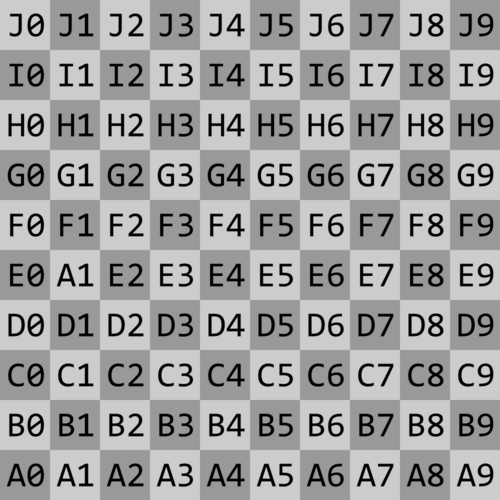
#> input picture lessons/lesson_03/image.jpg, 500 x 500 px
$ jupyter execute --allow-errors solutions.ipynb
#> lines starting #> are read from the running program, lines starting #| are printed output that depends on the picture
[cell 1]
import numpy as np
import matplotlib.pyplot as plt
import pandas as pd
import scipy.sparse as sp
from PIL import Image
from sklearn.datasets import load_iris
from sklearn.datasets import fetch_lfw_people
from sklearn.datasets import fetch_openml
from sklearn.decomposition import PCA, TruncatedSVD
from sklearn.feature_extraction.text import TfidfVectorizer
from sklearn.metrics.pairwise import cosine_similarity
from pathlib import Path

# Практические задания

#### 1. Свой PCA. Реализуйте PCA через np.linalg.eigh от ковариационной матрицы. Сравните результат с PCA через SVD на Iris.

[cell 2]
# Создаем функцию для eigh
def pca_via_eigh(X):
    # Центрирование данных
    X_centered = X - X.mean(axis=0)

    # Вычисление ковариационной матрицы
    n = X_centered.shape[0]
    C = (X_centered.T @ X_centered) / (n - 1)

    # Находим собственные значения и векторы
    Lambda, V = np.linalg.eigh(C)

    # Сортировка по убыванию дисперсии
    idx = np.argsort(-Lambda)
    Lambda_sorted = Lambda[idx]
    V_sorted = V[:, idx]

    # Проекция данных
    X_pca = X_centered @ V_sorted

    return X_pca, V_sorted, Lambda_sorted

# Создаем функцию для SVD
def pca_via_svd(X):
    # Центрирование данных
    X_centered = X - X.mean(axis=0)
    n = X_centered.shape[0]
    U, s, Vt = np.linalg.svd(X_centered, full_matrices=False)

    # Проекции: первые k компонент
    X_pca = U * s
    Lambda_svd = (s ** 2) / (n - 1)
    V_svd = Vt.T

    return X_pca, V_svd, Lambda_svd

# Основной поток: загрузка датасета (только признаки)
X, _ = load_iris(return_X_y=True)
X_eig, V_eig, Lambda_eig = pca_via_eigh(X)
X_svd, V_svd, Lambda_svd = pca_via_svd(X)

# Сравнение:
for i in range(V_eig.shape[1]):
    dot_product = np.dot(V_eig[:, i], V_svd[:, i])
    # Сравниваем знак первого элемента компоненты
    if dot_product < 0:
        V_eig[:, i] *= - 1
        X_eig[:, i] *= - 1

# Проверка совпадения проекций
assert np.allclose(X_eig, X_svd, atol=1e-10), "Проекции не совпадают!"
# # Проверка собственных значений
assert np.allclose(Lambda_eig, Lambda_svd, atol=1e-10), "Собственные значения не совпадают!"

print("PCA через eigh и SVD совпадают!")
print("Первые 3 собственных значения (eigh):", Lambda_eig[:3])
print("Первые 3 собственных значения (svd):", Lambda_svd[:3])
print("Норма Фробениуса разности проекций:", np.linalg.norm(X_eig - X_svd, "fro"))

#### 2. Сжатие изображения. Возьмите фото 1000×1000. Постройте графики ошибки восстановления и размера данных для k = 5, 10, 50, 100, 500. Когда визуально перестаёт быть отличимо от оригинала?

[cell 3]
# Создаем функцию
def compress_image(image, k):
    # Применяем SVD
    U, s, Vt = np.linalg.svd(image, full_matrices=False)

    # Усечение до k компонент. Оставляем только первые k элементов:
    U_k = U[:, :k]
    s_k = s[:k]
    Vt_k = Vt[:k, :]

    # Восстановление изображения
    image_reconstructed = U_k @ np.diag(s_k) @ Vt_k

    # Считаем ошибку (MSE)
    error = np.mean((image - image_reconstructed) ** 2)

    # Считаем размер данных после сжатия
    h, w = image.shape
    size_compressed = k * (h + w + 1) * 8

    return image_reconstructed, error, size_compressed

[cell 4]
# Загрузка изображения
image_gray = Image.open("image.jpg").convert("L").resize((1000, 1000))
X = np.array(image_gray, dtype=np.float64)

# Сжатие для разных k
k_values = [5, 10, 50, 100, 500]
errors = []
sizes = []

for k in k_values:
    X_reconstructed, err, sz = compress_image(X, k)
    errors.append(err)
    sizes.append(sz)

    # Сохраняем изображение для визуальной проверки
    plt.imsave(f"reconstructed_k{k}.png", X_reconstructed, cmap="gray")
#> this loop made 5 passes
#> (error in compress_image, err, sz) on passes 2 to 4: (254.7, 254.7, 160080), (2.01, 2.01, 800400), (0.031, 0.031, 1600800)
#> (s_k in compress_image, error in compress_image, err, sz) on pass 1: ([160278.7, 23569.3, 22771.7, 18902.5, 12090.7], 711.6, 711.6, 80040)
#> pass 1, in compress_image, `U, s, Vt = np.linalg.svd(image, full_matrices=False)`:
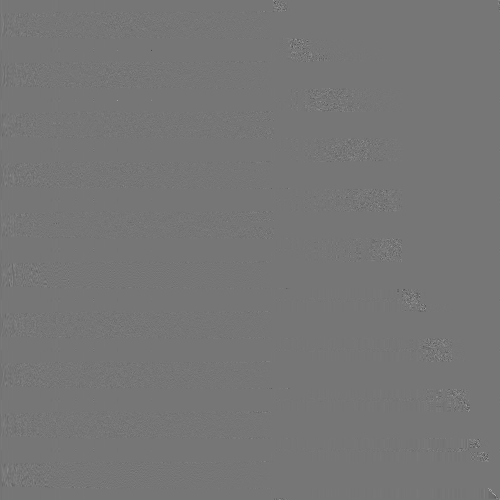
#> U: shape (1000, 1000) float64 (shown at 1/2 size); min -0.832, max 0.96, mean -3.47e-05; drawn with min black and max white
#> pass 1, in compress_image, `image_reconstructed = U_k @ np.diag(s_k) @ Vt_k`:
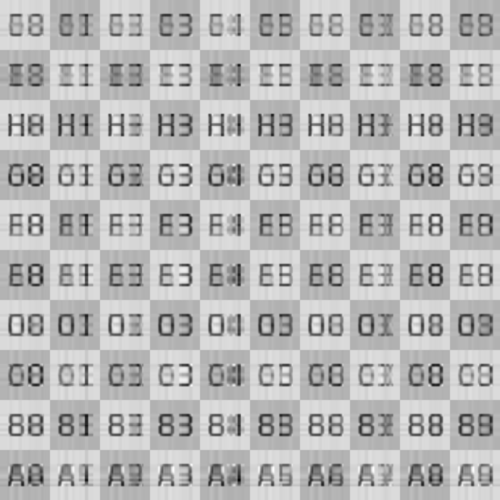
#> image_reconstructed: shape (1000, 1000) float64 (shown at 1/2 size); min -91.39, max 255.5, mean 157.7; drawn with min black and max white
#> after the loop, errors = [711.6, 254.7, 2.01, 0.031, 2.27e-06]; sizes = [80040, 160080, 800400, 1600800, 8004000]

# Показываем оригинал и несколько сжатых версий
plt.figure(figsize=(15, 5))

# Оригинал
plt.subplot(1, 4, 1)
plt.imshow(X, cmap='gray')
plt.title(f"Оригинал\n{X.nbytes / 1024:.1f} KB")
plt.axis('off')

# Сжатые версии
for i, k in enumerate([5, 50, 500]):
    X_reconstructed, err, sz = compress_image(X, k)
    plt.subplot(1, 4, i+2)
    plt.imshow(X_reconstructed, cmap='gray')
    plt.title(f"k={k}\nMSE={err:.2e}\n{sz/1024:.1f} KB")
    plt.axis('off')
#> this loop made 3 passes
#> pass 2, in compress_image (call 7), `U_k = U[:, :k]`:
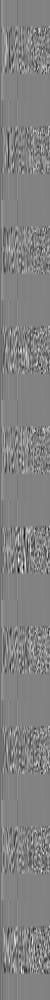
#> U_k: shape (1000, 50) float64; min -0.225, max 0.215, mean -0.000694; drawn with min black and max white
#> pass 2, in compress_image (call 7), `Vt_k = Vt[:k, :]`:
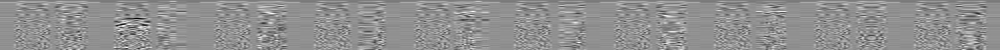
#> Vt_k: shape (50, 1000) float64; min -0.245, max 0.186, mean -0.000568; drawn with min black and max white
#> pass 2, in compress_image (call 7), `image_reconstructed = U_k @ np.diag(s_k) @ Vt_k`:
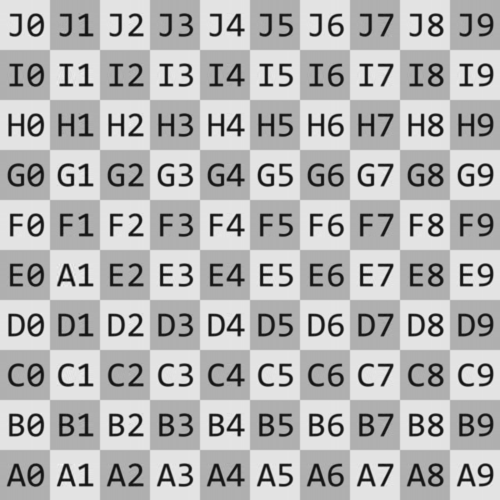
#> image_reconstructed: shape (1000, 1000) float64 (shown at 1/2 size); min -20.21, max 230.7, mean 157.7; drawn with min black and max white
#> pass 3, in compress_image (call 8), `U_k = U[:, :k]`:
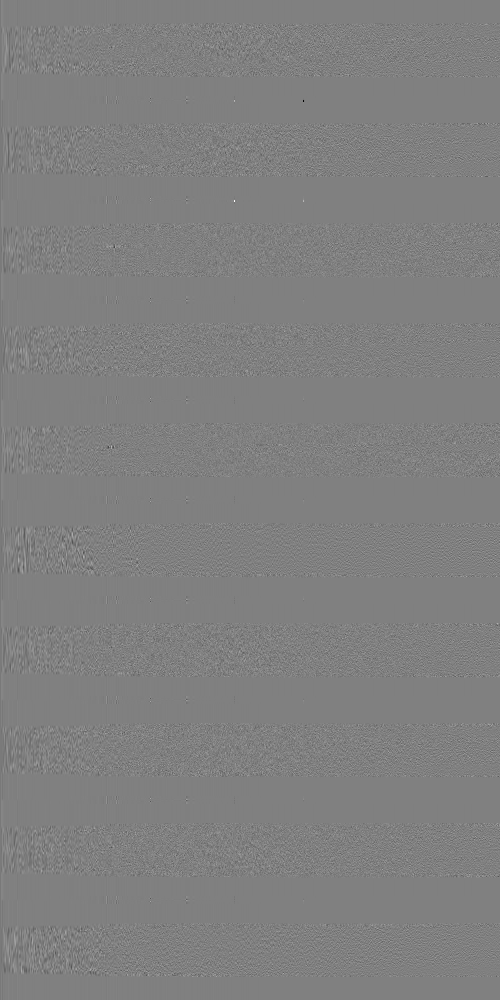
#> U_k: shape (1000, 500) float64; min -0.638, max 0.63, mean -6.94e-05; drawn with min black and max white

plt.tight_layout()
plt.show()
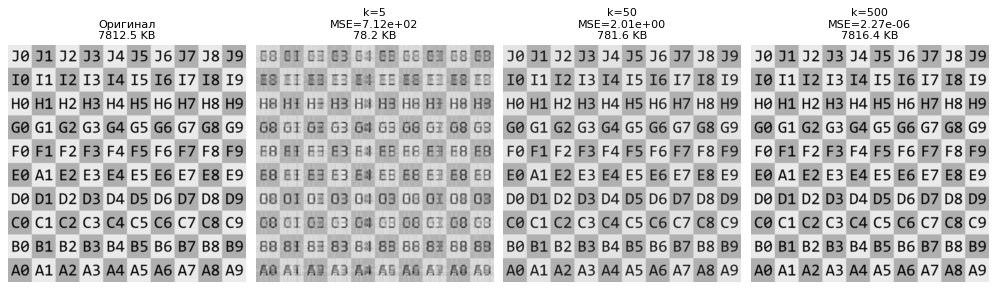
#> figure drawn by matplotlib, 4 panels

[cell 5]
# Строим графики
plt.figure(figsize=(12, 5))
plt.subplot(1, 2, 1)
plt.plot(k_values, errors, "o-")
plt.title("Ошибка восстановления (MSE)")
plt.xlabel("k")
plt.yscale("log")

plt.subplot(1, 2, 2)
plt.plot(k_values, sizes, "o-")
plt.title("Размер данных после сжатия")
plt.xlabel("k")

plt.show()
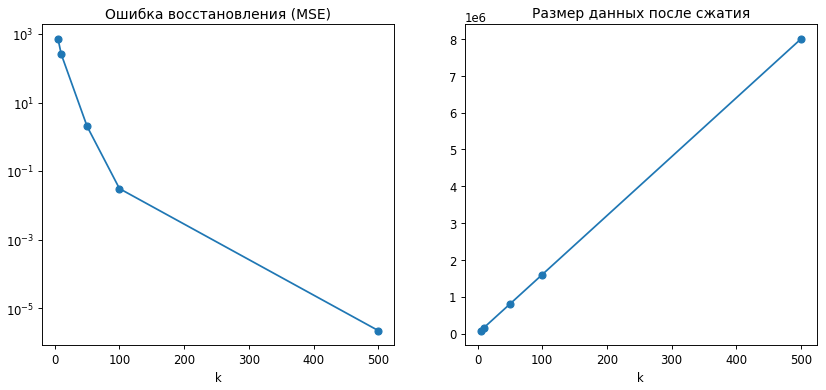
#> figure drawn by matplotlib, 2 panels

#### Ответ на вопрос: когда визуально перестаёт быть отличимо от оригинала?
* При k=5: изображение будет очень размытым, но размер маленький
* При k=50: уже можно разглядеть детали
* При k=500: почти неотличимо от оригинала

#### 3. Eigenfaces. Загрузите датасет LFW (лица). Сделайте PCA с k=50. Визуализируйте первые 16 компонент как «средние лица».

[cell 6]
# Создаем функцию
def load_and_preprocess_lfw():
    # Загружаем датасет LFW
    faces = fetch_lfw_people(min_faces_per_person=50, resize=0.4)

    # Центрируем данные (PCA в sklearn делает это автоматически)
    X = faces.data
    images = faces.images
    n_features = X.shape[1]
    return X, images, n_features, faces

def compute_pca_eigenfaces(X, faces, n_components=50):
    # Вычисление PCA и извлечение eigenfaces
    pca = PCA(n_components=n_components, svd_solver='randomized')
    pca.fit(X)

    # eigenfaces — это компоненты PCA, приведённые к форме изображений
    h, w = faces.images.shape[1:]   # Получаем высоту и ширину изображений
    eigenfaces = pca.components_.reshape((n_components, h, w))
    return pca, eigenfaces

# Визуализация первых 16 компонент
#> (the rest of this cell did not finish here and is left out)

#### 4. Степенной метод. Реализуйте поиск максимального собственного числа итеративно: v ← Av / ||Av||. Сравните с np.linalg.eig.

[cell 7]
def power_method(A, num_iterations=1000, tol=1e-10):
    # Инициализация случайного вектора
#> called with A = array of shape (4, 4), num_iterations = 1000, tol = 1e-10
    n = A.shape[0]  # Определяем размерность матрицы A
    v = np.random.rand(n)  # Находим длину случайного вектора
    v = v / np.linalg.norm(v)  # Нормировка до единичной длины

    # Итерации степенного метода
    for i in range(num_iterations):
        w = A @ v  # Умножение матрицы на вектор
        lambda_est = v.T @ w  # Оценка собственного числа (скалярное произведение)
        v_new = w / np.linalg.norm(w)  # Нормировка нового вектора

        # Проверка сходимости
        if np.linalg.norm(v_new - v) < tol:
            break
        v = v_new

    return lambda_est, v

# Создание симметричной матрицы (ковариационная из Iris)
X, _ = load_iris(return_X_y=True)
X_centered = X - X.mean(axis=0)
A = (X_centered.T @ X_centered) / (X_centered.shape[0] - 1)

# Степенной метод
lambda_power, v_power = power_method(A)

# Сравнение с eig
lambda_eig, v_eig = np.linalg.eig(A)
lambda_max = np.max(lambda_eig)

# Проверка
print(f"Степенной метод: {lambda_power:.6f}")
print(f"np.lianalg.eig: {lambda_max:.6f}")
assert np.isclose(lambda_power, lambda_max, atol=1e-6), "Результаты не совпадают!"

#### 5. Рекомендации через SVD. Возьмите матрицу user × movie с пропусками (MovieLens). Сделайте SVD на заполненной нулями версии, выберите k=20. Заполните пропуски как U Σ V^T. Посчитайте MAE на тестовой выборке.

[cell 8]
def svd_recommendations(matrix, k=20):
    # Создание маски пропусков
    mask = (matrix == 0)

    # Создание копии матрицы с заменой пропусков на 0
    matrix_filled = matrix.copy()
    matrix_filled[mask] = 0

    # Применение SVD
    U, s, Vt = np.linalg.svd(matrix_filled, full_matrices=False)

    # Усечение до k компонент
    U_k = U[:, :k]
    s_k = s[:k]
    Vt_k = Vt[:k, :]

    # Восстановление матрицы
    matrix_reconstructed = U_k @ np.diag(s_k) @ Vt_k

    # Восстановление матрицы
    matrix_predicted = matrix.copy()
    matrix_predicted[mask] = matrix_reconstructed[mask]
    return matrix_predicted

def calculate_mae(original, predicted, mask):
    # Выбор только тестовых позиций (пропусков)
    test_values = original[mask]
    pred_values = predicted[mask]

    mae = np.mean(np.abs(test_values - pred_values))

    return mae

# Вычисляем базовый путь
base_dir = Path(__file__).resolve().parent if '__file__' in globals() else Path('.').resolve()
file_path = base_dir.parent.parent / 'data' / 'ml-100k' / 'ml-100k' / 'u.data'

#> (the rest of this cell did not finish here and is left out)

#### 6. LSA на текстах. Постройте TF-IDF матрицу для 100 коротких документов. Сделайте SVD, оставьте 10 компонент. Найдите близкие документы в этом пространстве.

[cell 9]
def build_tfidf_matrix(documents):
    # Создание TF-IDF матрицы
    tfidf = TfidfVectorizer(max_features=1000, stop_words="english")
    X = tfidf.fit_transform(documents).toarray()

    return X, tfidf

def lsa_reduce_dimensions(X, k=10):
    # Применение SVD
    U, s, Vt = np.linalg.svd(X, full_matrices=False)

    # Усечение до k компонент
    U_k = U[:, :k]
    s_k = s[:k]
    Vt_k = Vt[:k, :]

    # Преобразование документов в LSA-пространство
    X_lsa = U_k @ np.diag(s_k)

    return X_lsa

def find_similar_documents(X_lsa, doc_index, top_k=5):
    # Вычисление косинусного сходства
    target = X_lsa[doc_index]
    similarities = cosine_similarity(target.reshape(1, -1), X_lsa)[0]

    # Поиск ближайших соседей
    similar_indices = np.argsort(-similarities)[1:top_k+1]  # Исключаем сам документ

    return similar_indices, similarities[similar_indices]

# Вычисляем базовый путь
base_dir = Path(__file__).resolve().parent if '__file__' in globals() else Path('.').resolve()
file_path = base_dir.parent.parent / 'data' / 'documents.txt'

def generate_documents():
    # Создает файл документов
    if not file_path.exists():
        with open(file_path, "w") as f:
            for i in range(100):
                f.write(f"Document {i+1} about topic {i % 5}\n")

    # Читаем файл (в любом случае — новый или существующий)
    with open(file_path, "r") as f:
        documents = [line.strip() for line in f if line.strip()]

    return documents

# Основной поток
if __name__ == "__main__":

    # Загрузка данных
    documents = generate_documents()

    # Обработка
    X, _ = build_tfidf_matrix(documents)  # Построение TF-IDF матрицы
    X_lsa = lsa_reduce_dimensions(X)  # Снижение размерности через LSA

    # Поиск близких документов для первого документа
    sim_idx, scores = find_similar_documents(X_lsa, doc_index=0, top_k=3)
    print(f"Ближайшие документы к документу 0:")
    for i, (idx, score) in enumerate(zip(sim_idx, scores)):
        print(f"{i+1}. Документ {idx}: схожесть {score:.4f}")
        print(f"     Текст: {documents[idx]}")

    # Проверка
    assert len(sim_idx) == 3, "Должно быть 3 ближайших документа!"
    assert all(score > 0 for score in scores), "Схожесть должна быть положительной!"

#### 7. Условное число. Посчитайте s[0] / s[-1] для матриц с разной обусловленностью. Покажите, как растёт ошибка при решении плохо обусловленных систем.

[cell 10]
def generate_conditional_matrix(cond_number, n=10):
    # Создаём диагональную матрицу Σ из этого вектора
    Sigma = np.diag(np.linspace(1.0, 1.0 / cond_number, n))

    # Генерируем ортогональные матрицы U и V
    U, _ = np.linalg.qr(np.random.randn(n, n))
    V, _ = np.linalg.qr(np.random.randn(n, n))

    # Собираем матрицу A
    A = U @ Sigma @ V.T
    return A

def solve_with_noise(A, b, noise_level=1e-5):
    # Добавляем шум к правой части
    b_noise = b + noise_level * np.random.randn(*b.shape)

    # Решение системы
    x_noise = np.linalg.solve(A, b_noise)
    return x_noise

# Основной поток:
n = 10  # Размер матрицы
cond_number = [1, 10, 100, 1000, 10000]
errors = []

for i in cond_number:
    A = generate_conditional_matrix(i, n)
    b = np.random.randn(n)  # Генерируем b для каждой матрицы
    x_true = np.linalg.solve(A, b)
    x_noise = solve_with_noise(A, b, noise_level=1e-5)

    # Вычисляем относительную ошибку
    error = np.linalg.norm(x_noise - x_true) / np.linalg.norm(x_true)
    errors.append(error)

# Проверка для cond_number = 1000
idx_1000 = cond_number.index(1000)  # Находим индекс значения 1000
assert errors[idx_1000] < 0.05, "Ошибка слишком велика!"

[cell 11]
# Визуализация результатов
plt.figure(figsize=(8, 5))
plt.loglog(cond_number, errors, 'o-', linewidth=2)
plt.xlabel("Число обусловленности")
plt.ylabel("Относительная ошибка")
plt.title("Зависимость ошибки от числа обусловленности")
plt.grid(True, which='both')
plt.show()
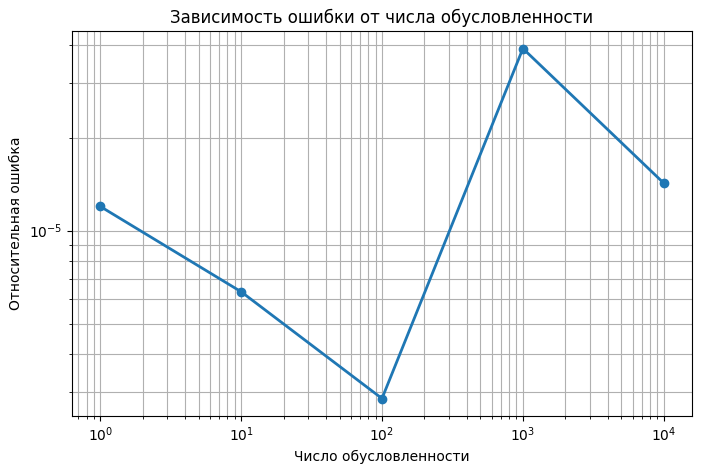
#> figure drawn by matplotlib, 1 panel

# Вывод результатов
print("Условное число | Относительная ошибка")
print("-" * 40)
for cond, err in zip(cond_number, errors):
    print(f"{cond:14} | {err:.2e}")
#> this loop made 5 passes
#> (cond, err) on passes 1 to 5: (1, 1.2e-05), (10, 6.35e-06), (100, 2.86e-06), (1000, 3.89e-05), (10000, 1.42e-05)
#|              1 | 1.20e-05
#|             10 | 6.35e-06
#|            100 | 2.86e-06
#|           1000 | 3.89e-05
#|          10000 | 1.42e-05
